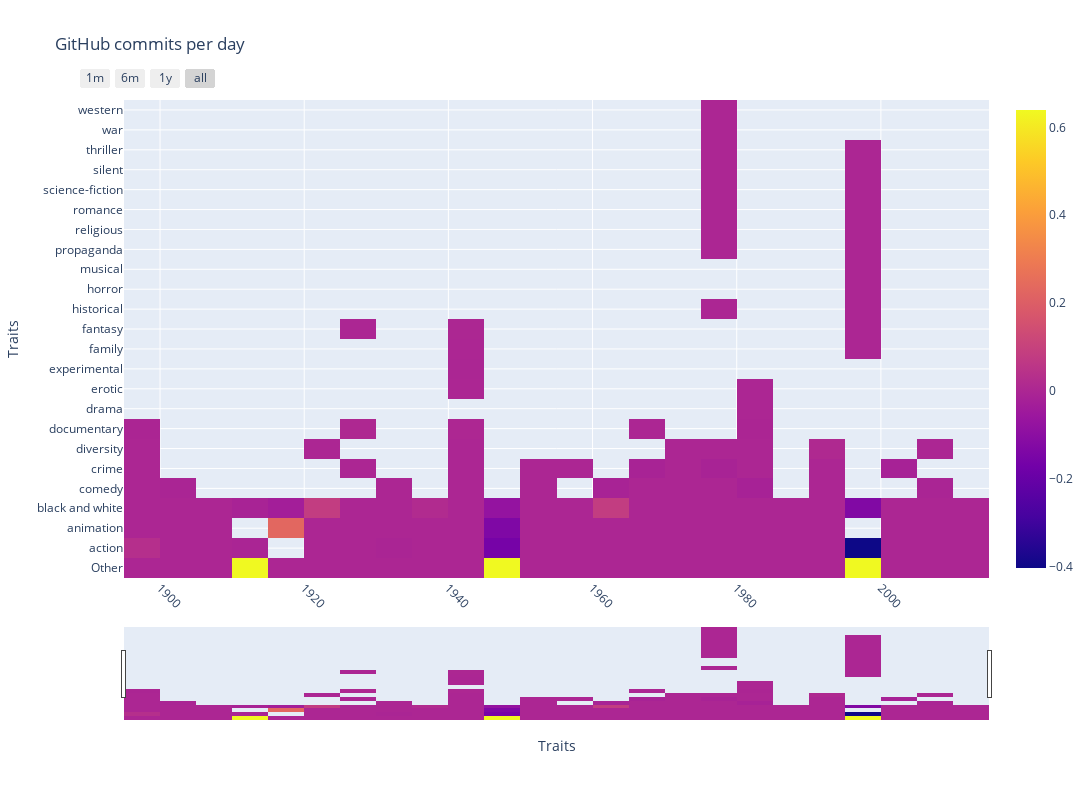

Notebook code for this chart:
### Code cell
import plotly.graph_objects as go
import datetime
import numpy as np
np.random.seed(1)
def df_to_plotly(df):
     return {'z': df.values.tolist(),
            'y': df.columns.tolist(),
            'x': df.index.tolist()}

fig = go.Figure(data=go.Heatmap(
        df_to_plotly(sentiment_dummies.resample("5Y").mean().drop(['Unnamed: 0','averageRating'], axis=1))))

fig.update_layout(
    title='GitHub commits per day',
    yaxis={"title": 'Traits'},
    width=1200,
    height=800,
    xaxis={"title": 'Traits',"tickangle": 45} )

fig.update_xaxes(
    rangeslider_visible=True,
    rangeselector=dict(
        buttons=list([
            dict(count=1, label="1m", step="month", stepmode="backward"),
            dict(count=6, label="6m", step="month", stepmode="backward"),
            dict(count=1, label="1y", step="year", stepmode="backward"),
            dict(step="all")
        ])
    )
)
fig.show()

### Figure 1 — Plotly figure (JSON) as saved in the notebook; plotly's stock layout.template omitted (floating-point values rounded to 4 significant figures; data arrays with more than 128 entries replaced by an {"elided": "..."} marker saying what was removed)
{"data": [{"type": "heatmap", "x": ["1894-12-31T00:00:00", "1899-12-31T00:00:00", "1904-12-31T00:00:00", "1909-12-31T00:00:00", "1914-12-31T00:00:00", "1919-12-31T00:00:00", "1924-12-31T00:00:00", "1929-12-31T00:00:00", "1934-12-31T00:00:00", "1939-12-31T00:00:00", "1944-12-31T00:00:00", "1949-12-31T00:00:00", "1954-12-31T00:00:00", "1959-12-31T00:00:00", "1964-12-31T00:00:00", "1969-12-31T00:00:00", "1974-12-31T00:00:00", "1979-12-31T00:00:00", "1984-12-31T00:00:00", "1989-12-31T00:00:00", "1994-12-31T00:00:00", "1999-12-31T00:00:00", "2004-12-31T00:00:00", "2009-12-31T00:00:00", "2014-12-31T00:00:00"], "y": ["Other", "action", "animation", "black and white", "comedy", "crime", "diversity", "documentary", "drama", "erotic", "experimental", "family", "fantasy", "historical", "horror", "musical", "propaganda", "religious", "romance", "science-fiction", "silent", "thriller", "war", "western"], "z": {"elided": "25x24 float values"}}], "layout": {"height": 800, "title": {"text": "GitHub commits per day"}, "width": 1200, "xaxis": {"rangeselector": {"buttons": [{"count": 1, "label": "1m", "step": "month", "stepmode": "backward"}, {"count": 6, "label": "6m", "step": "month", "stepmode": "backward"}, {"count": 1, "label": "1y", "step": "year", "stepmode": "backward"}, {"step": "all"}]}, "rangeslider": {"visible": true}, "tickangle": 45, "title": {"text": "Traits"}}, "yaxis": {"title": {"text": "Traits"}}}}
